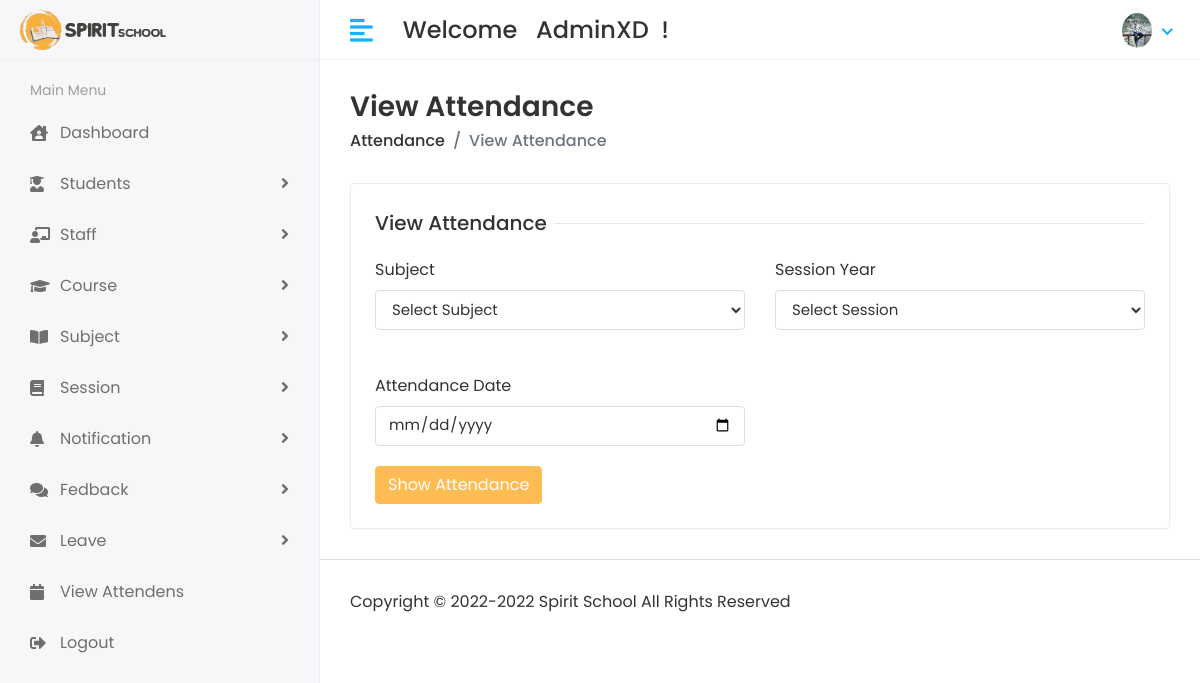
Page /Hod/View/Attendance (signed in) on the committed database.
### app/models.py (models this page shows)
class CustomUser(AbstractUser):
    USER = (
        (1,'HOD'),
        (2,'STAFF'),
        (3,'STUDENT'),
    )
    user_type = models.CharField(choices=USER, max_length=50, default=1)
    profile_pic = models.ImageField(upload_to='media/profile_pic')

### student_management_system/Hod_Views.py (the view, shortened to what this page needs)
# urls.py: path('Hod/View/Attendance',Hod_Views.VIEW_ATTENDANCE,name='view_attendance'),
@login_required(login_url='/')
def VIEW_ATTENDANCE(request):
    subject = Subject.objects.all()
    session_year = Session_Year.objects.all()
    action = request.GET.get('action')
    get_subject = None
    get_session_year = None
    attendance_date = None
    attendance_report = None
    context = {
        'subject': subject,
        'session_year': session_year,
        'action': action,
        'get_subject': get_subject,
        'get_session_year': get_session_year,
        'attendance_date': attendance_date,
        'attendance_report': attendance_report,
    }
    return render(request, 'Hod/view_attendance.html', context)

### templates/Hod/view_attendance.html (shortened to what this page needs)
{% extends 'base.html' %}
{% block content %}
<div class="content container-fluid">
    <div class="page-header">
       <div class="row align-items-center">
          <div class="col">
             <h3 class="page-title">View Attendance</h3>
             <ul class="breadcrumb">
                <li class="breadcrumb-item"><a href="subjects.html">Attendance</a></li>
                <li class="breadcrumb-item active">View Attendance</li>
             </ul>
          </div>
       </div>
    </div>
    {% if action is None %}
    <div class="row">
       <div class="col-sm-12">
          <div class="card">
             <div class="card-body">
                <form method="post" action="?action=view_attendance">
                   <div class="row">
                      <div class="col-12">
                         <h5 class="form-title"><span>View Attendance</span></h5>
                      </div>
                      <div class="col-12 col-sm-6">
                         <div class="form-group">
                            <label>Subject</label>
                            <select class="form-control" name="subject_id" required>
                                <option>Select Subject</option>
                             </select>
                         </div>
                      </div>
                      <div class="col-12 col-sm-6">
                         <div class="form-group">
                            <label>Session Year</label>
                            <select class="form-control" name="session_year_id" required>
                                <option>Select Session</option>
                             </select>
                         </div>
                         <br>
                      </div>
                      <div class="col-12 col-sm-6">
                        <div class="form-group">
                            <label>Attendance Date</label>
                            <input type="date" class="form-control" name="attendance_date" required>
                        </div>
                     </div>
                      <div class="col-12">
                         <button type="submit" class="btn btn-primary">Show Attendance</button>
                      </div>
                   </div>
                </form>
             </div>
          </div>
       </div>
    </div>
{% endif %}
 </div>
{% endblock content %}

### templates/includes/header.html (shortened to what this page needs)
{% load static %}
<div class="header">
    <div class="header-left">
       <a href="{% url 'hod_home' %}" class="logo">
       <img src="{% static 'assets/img/logos.gif' %}" alt="Logo">
       </a>
    </div>
    <a href="javascript:void(0);" id="toggle_btn">
    <i class="fas fa-align-left"></i>
    </a>
    <div class="top-nav-search mt-3">
       <h4 ><storng>Welcome</storg>&nbsp; &nbsp;<span>{{user.first_name}}{{user.last_name}} &nbsp;!</span></h4>
    </div>
    <ul class="nav user-menu">
       <li class="nav-item dropdown has-arrow">
          <a href="#" class="dropdown-toggle nav-link" data-toggle="dropdown">
            {% if user.profile_pic == "" %}
            <span class="user-img"><img class="rounded-circle" src="{% static 'assets/img/noimg.jpg' %}" width="30" height="35" alt="Ryan Taylor"></span>
            {% else %}
          <span class="user-img"><img class="rounded-circle" src="/{{user.profile_pic}}" width="30" height="35" alt="Ryan Taylor"></span>
            {% endif %}
         </a>
       </li>
    </ul>
 </div>

### static/assets/css/style.css (style rules this page uses)
html { height: 100%; }
body { background-color: #fff; color: #333; font-family: 'Poppins', sans-serif; font-size: 1rem; height: 100%; line-height: 1.5; overflow-x: hidden; }
h1, h2, h3, h4, h5, h6 { font-family: 'Poppins', sans-serif; margin-top: 0; }
.form-control { border: 1px solid #ddd; box-shadow: none; color: #333; font-size: 15px; height: 40px; }
a { color: #009ce7; }
input, button, a { transition: all 0.4s ease; -moz-transition: all 0.4s ease; -o-transition: all 0.4s ease; -ms-transition: all 0.4s ease; -webkit-transition: all 0.4s ease; }
input, input:focus, button, button:focus { outline: none; }
.form-group { margin-bottom: 1.25rem; }
ul, ol { padding: 0px; list-style: none; }
.btn-primary { background-color: #FFBC53; border: 1px solid #FFBC53; }
.card { border: 1px solid #ececf5; box-shadow: 0 1px 3px 0 rgba(0, 0, 0, 0.03); margin-bottom: 1.875rem; }
.card-body { padding: 1.5rem; }
.header { background-color: #fff; border-bottom: 1px solid #f3f3f4; left: 0; position: fixed; right: 0; top: 0; z-index: 1001; height: 60px; }
.header .header-left { float: left; height: 60px; padding: 0 20px; position: relative; width: 320px; z-index: 1; transition: all 0.2s ease-in-out; background-color: #f7f7fa; border-bottom: 1px solid #efefef; border-right: 1px solid #ececf5; display: flex; align-items: center; }
.header .header-left .logo { display: inline-block; line-height: 60px; }
.header .header-left .logo img { max-height: 40px; width: auto; }
.header .dropdown-toggle:after { display: none; }
.header .has-arrow .dropdown-toggle:after { border-top: 0; border-left: 0; border-bottom: 2px solid #18aefa; border-right: 2px solid #18aefa; content: ''; height: 8px; display: inline-block; pointer-events: none; -webkit-transform-origin: 66% 66%; -ms-transform-origin: 66% 66%; transform-origin: 66% 66%; -webkit-transform: rotate(45deg); -ms-transform: rotate(45deg); transform: rotate(45deg); -webkit-transition: all 0.15s ease-in-out; transition: all 0.15s ease-in-out; width: 8px; vertical-align: 0px; }
.user-menu { float: right; margin: 0; position: relative; z-index: 99; padding-right: 15px; }
.user-menu.nav > li > a { color: #a0a0a0; font-size: 14px; line-height: 58px; padding: 0 15px; height: 60px; }
.user-img { margin-right: 3px; position: relative; }
.top-nav-search { float: left; margin-left: 15px; }
.page-wrapper > .content { padding: 1.875rem 1.875rem 0; }
.page-header { margin-bottom: 1.875rem; }
.page-header .breadcrumb { background-color: transparent; color: #6c757d; font-size: 1rem; font-weight: 500; margin-bottom: 0; padding: 0; }
.page-header .breadcrumb a { color: #333; }
.page-title { font-size: 28px; font-weight: 600; color: #333; margin-bottom: 5px; }
.form-title { width: 100%; max-width: 100%; padding: 0; font-size: 1.25rem; font-weight: 500; line-height: inherit; color: #333; white-space: normal; position: relative; display: block; margin-bottom: 20px; }
.form-title:before { content: ""; position: absolute; left: 0px; right: 0px; height: 1px; top: 50%; background-color: rgba(0, 0, 0, 0.1); }
.form-title span { padding: 0px 0.5rem 0 0; background-color: #fff; display: inline-block; z-index: 2; position: relative; }
@media (min-width: 992px) { #toggle_btn { align-items: center; color: #18aefa; display: inline-flex; float: left; font-size: 26px; height: 60px; justify-content: center; margin-left: 15px; padding: 0 15px; } }

### rows in the picture
CustomUser: first_name "Admin", last_name "XD", profile_pic (picture)
